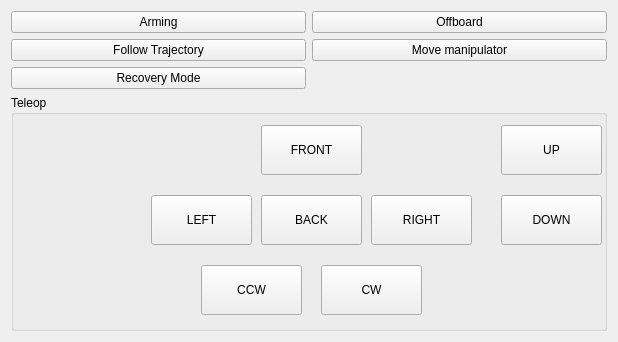
<?xml version="1.0" encoding="UTF-8"?>
<ui version="4.0">
 <class>GcsPluginWidget</class>
 <widget class="QWidget" name="GcsPluginWidget">
  <property name="geometry">
   <rect>
    <x>0</x>
    <y>0</y>
    <width>618</width>
    <height>342</height>
   </rect>
  </property>
  <property name="windowTitle">
   <string>px4_gcs_rqt</string>
  </property>
  <layout class="QGridLayout" name="gridLayout_2">
   <item row="5" column="0" colspan="2">
    <widget class="QGroupBox" name="groupBox">
     <property name="title">
      <string>Teleop</string>
     </property>
     <widget class="QPushButton" name="btnBack">
      <property name="geometry">
       <rect>
        <x>250</x>
        <y>100</y>
        <width>101</width>
        <height>50</height>
       </rect>
      </property>
      <property name="text">
       <string>BACK</string>
      </property>
     </widget>
     <widget class="QPushButton" name="btnLeft">
      <property name="geometry">
       <rect>
        <x>140</x>
        <y>100</y>
        <width>101</width>
        <height>50</height>
       </rect>
      </property>
      <property name="text">
       <string>LEFT</string>
      </property>
     </widget>
     <widget class="QPushButton" name="btnRight">
      <property name="geometry">
       <rect>
        <x>360</x>
        <y>100</y>
        <width>101</width>
        <height>50</height>
       </rect>
      </property>
      <property name="text">
       <string>RIGHT</string>
      </property>
     </widget>
     <widget class="QPushButton" name="btnFront">
      <property name="geometry">
       <rect>
        <x>250</x>
        <y>30</y>
        <width>101</width>
        <height>50</height>
       </rect>
      </property>
      <property name="text">
       <string>FRONT</string>
      </property>
     </widget>
     <widget class="QPushButton" name="btnCcw">
      <property name="geometry">
       <rect>
        <x>190</x>
        <y>170</y>
        <width>101</width>
        <height>50</height>
       </rect>
      </property>
      <property name="text">
       <string>CCW</string>
      </property>
     </widget>
     <widget class="QPushButton" name="btnCw">
      <property name="geometry">
       <rect>
        <x>310</x>
        <y>170</y>
        <width>101</width>
        <height>50</height>
       </rect>
      </property>
      <property name="text">
       <string>CW</string>
      </property>
     </widget>
     <widget class="QPushButton" name="btnUp">
      <property name="geometry">
       <rect>
        <x>490</x>
        <y>30</y>
        <width>101</width>
        <height>50</height>
       </rect>
      </property>
      <property name="text">
       <string>UP</string>
      </property>
     </widget>
     <widget class="QPushButton" name="btnDown">
      <property name="geometry">
       <rect>
        <x>490</x>
        <y>100</y>
        <width>101</width>
        <height>50</height>
       </rect>
      </property>
      <property name="text">
       <string>DOWN</string>
      </property>
     </widget>
    </widget>
   </item>
   <item row="2" column="1">
    <widget class="QPushButton" name="btnOffboard">
     <property name="text">
      <string>Offboard</string>
     </property>
    </widget>
   </item>
   <item row="3" column="0">
    <widget class="QPushButton" name="btnTrajectory">
     <property name="text">
      <string>Follow Trajectory</string>
     </property>
    </widget>
   </item>
   <item row="2" column="0">
    <widget class="QPushButton" name="btnArming">
     <property name="text">
      <string>Arming</string>
     </property>
    </widget>
   </item>
   <item row="4" column="0">
    <widget class="QPushButton" name="btnRecovery">
     <property name="text">
      <string>Recovery Mode</string>
     </property>
    </widget>
   </item>
   <item row="3" column="1">
    <widget class="QPushButton" name="btnManipulator">
     <property name="text">
      <string>Move manipulator</string>
     </property>
    </widget>
   </item>
  </layout>
 </widget>
 <resources/>
 <connections/>
</ui>
